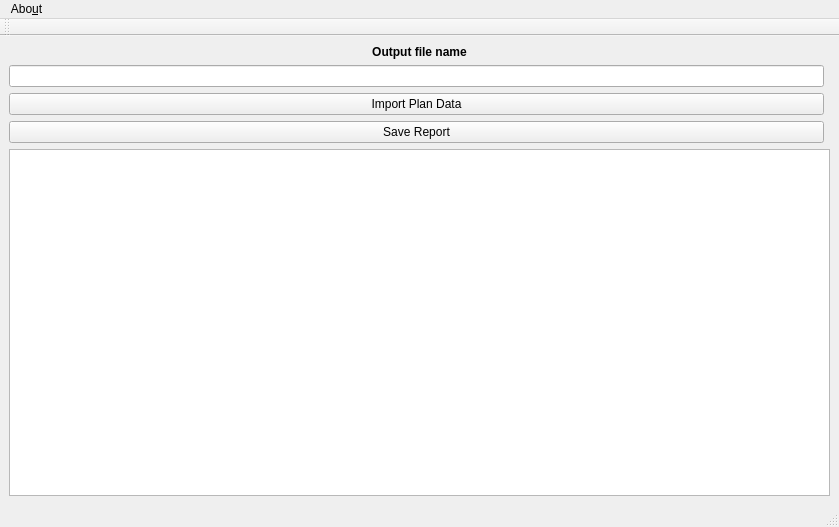
<?xml version="1.0" encoding="UTF-8"?>
<ui version="4.0">
 <class>MainWindow</class>
 <widget class="QMainWindow" name="MainWindow">
  <property name="geometry">
   <rect>
    <x>0</x>
    <y>0</y>
    <width>839</width>
    <height>527</height>
   </rect>
  </property>
  <property name="windowTitle">
   <string>PyPlanScoring - Brain Mets – GTV Based</string>
  </property>
  <property name="windowIcon">
   <iconset resource="../pyplanscoring/qt_ui/icons.qrc">
    <normaloff>:/icons/app.png</normaloff>:/icons/app.png</iconset>
  </property>
  <widget class="QWidget" name="centralwidget">
   <layout class="QGridLayout" name="gridLayout">
    <item row="5" column="0">
     <widget class="QPushButton" name="import_button">
      <property name="toolTip">
       <string>&lt;html&gt;&lt;head/&gt;&lt;body&gt;&lt;p&gt;&lt;span style=&quot; font-weight:600;&quot;&gt;Import
                                plan data - set the folder containing RP,RS,RD dicom files&lt;/span&gt;&lt;/p&gt;&lt;/body&gt;&lt;/html&gt;
                            </string>
      </property>
      <property name="text">
       <string>Import Plan Data</string>
      </property>
      <property name="icon">
       <iconset resource="../pyplanscoring/qt_ui/icons.qrc">
        <normaloff>:/icons/import1.png</normaloff>:/icons/import1.png</iconset>
      </property>
     </widget>
    </item>
    <item row="2" column="0">
     <widget class="QLineEdit" name="lineEdit"/>
    </item>
    <item row="8" column="0" colspan="2">
     <widget class="QTextBrowser" name="textBrowser"/>
    </item>
    <item row="1" column="0" colspan="2">
     <widget class="QLabel" name="label">
      <property name="text">
       <string>&lt;html&gt;&lt;head/&gt;&lt;body&gt;&lt;p align=&quot;center&quot;&gt;&lt;span style=&quot; font-weight:600;&quot;&gt;Output file name&lt;/span&gt;&lt;/p&gt;&lt;/body&gt;&lt;/html&gt;</string>
      </property>
     </widget>
    </item>
    <item row="6" column="0">
     <widget class="QPushButton" name="save_reports_button">
      <property name="toolTip">
       <string>&lt;html&gt;&lt;head/&gt;&lt;body&gt;&lt;p&gt;&lt;span style=&quot; font-weight:600;&quot;&gt;Save
                                constrains and evaluated scoring reports on *.xls file&lt;/span&gt;&lt;/p&gt;&lt;/body&gt;&lt;/html&gt;
                            </string>
      </property>
      <property name="text">
       <string>Save Report</string>
      </property>
      <property name="icon">
       <iconset resource="../pyplanscoring/qt_ui/icons.qrc">
        <normaloff>:/icons/export.png</normaloff>:/icons/export.png</iconset>
      </property>
     </widget>
    </item>
   </layout>
  </widget>
  <widget class="QMenuBar" name="menubar">
   <property name="geometry">
    <rect>
     <x>0</x>
     <y>0</y>
     <width>839</width>
     <height>26</height>
    </rect>
   </property>
   <widget class="QMenu" name="menuAbout">
    <property name="title">
     <string>Abo&amp;ut</string>
    </property>
    <addaction name="action_developer"/>
   </widget>
   <addaction name="menuAbout"/>
  </widget>
  <widget class="QStatusBar" name="statusbar"/>
  <widget class="QToolBar" name="toolBar">
   <property name="windowTitle">
    <string>toolBar</string>
   </property>
   <attribute name="toolBarArea">
    <enum>TopToolBarArea</enum>
   </attribute>
   <attribute name="toolBarBreak">
    <bool>false</bool>
   </attribute>
  </widget>
  <action name="action_developer">
   <property name="text">
    <string>&amp;Developer</string>
   </property>
  </action>
  <action name="actionDicom_Data">
   <property name="text">
    <string>Dicom Data</string>
   </property>
  </action>
 </widget>
 <resources>
  <include location="../pyplanscoring/qt_ui/icons.qrc"/>
 </resources>
 <connections/>
</ui>
